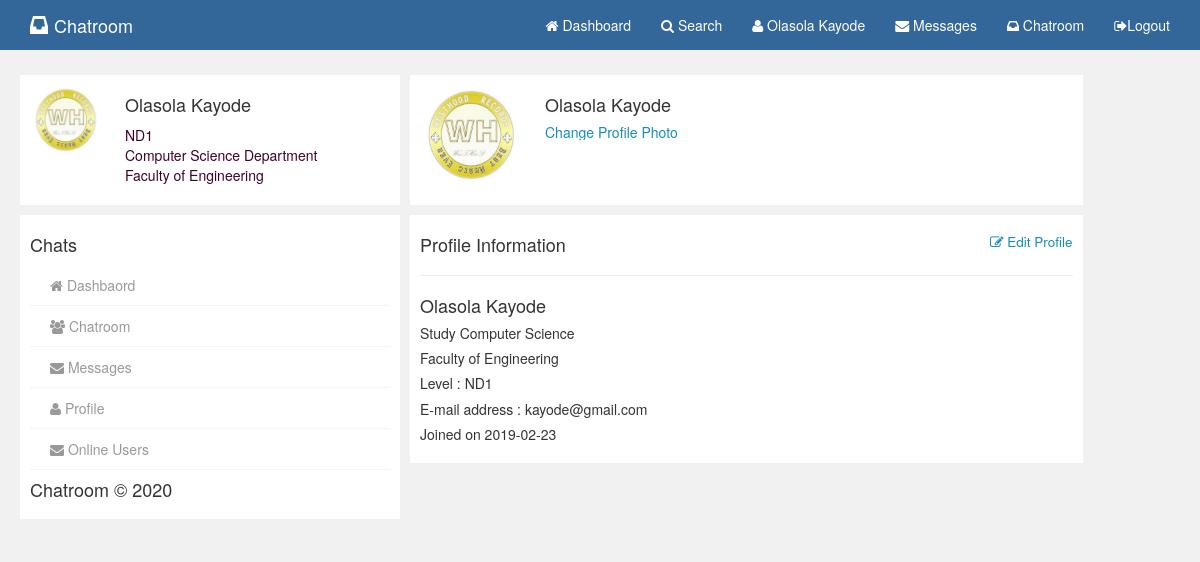
The page /profile.php (signed in) on the database its author committed.
### tables this page shows
CREATE TABLE `users` (
  `id` int(11) NOT NULL,
  `firstname` varchar(200) NOT NULL,
  `othername` varchar(120) NOT NULL,
  `level` varchar(50) NOT NULL,
  `department` varchar(50) NOT NULL,
  `faculty` varchar(50) NOT NULL,
  `email` varchar(200) NOT NULL,
  `password` varchar(50) NOT NULL,
  `dateposted` varchar(50) NOT NULL,
  `profile_pic` varchar(300) NOT NULL DEFAULT 'avatar_2x.png',
  `active` int(11) NOT NULL DEFAULT 1,
  `account_type` varchar(250) NOT NULL DEFAULT 'user'
);

### php/session.php (called while the page is built, shortened)
<?php
class AuthUser{
	public function checkAuthUser(){
		if (!empty($_SESSION['user_id'])) {
			return true;
		}
	}
	public function getUserDetails(){
		require 'connect.php';
		$this->user_id = $_SESSION['user_id'];
		$query = "SELECT * FROM users where id='$this->user_id'";
		$result = $winatech->query($query) or die($winatech->error.__LINE__);
		return $rows = mysqli_fetch_array($result);
	}
	public function nameOfUser(){
		return $this->getUserDetails()['firstname']. ' ' . $this->getUserDetails()['othername'];
	}
	public function profile_pic(){
		return $this->getUserDetails()['profile_pic'];
	}
}
$Auth = new AuthUser;

### profile.php (the view, shortened to what this page needs)
<?php
require 'php/connect.php';
require 'php/session.php';
$Auth->OnlineUsers();
$Auth->logUserOut();
?>
<!DOCTYPE html>
<html>
<head>
</head>
<body>
    <?php require 'pages/nav.php' ?>
    <section class="container-wrap">
        <div class="container wrap">
            <div class="row">
                <div class="col-md-4 col">
                    <?php require 'pages/leftside.php' ?>
                </div>
                <div class="col-md-7 col">
                    <?php include "pages/profile_header.php" ?>
                    <div class="gist-status">
                        <h4>Profile Information<small><a href="edit_profile.php"><span class="pull-right"><i class="fa fa-edit"></i> Edit Profile</span></a></small></h4>
                        <hr>
                        <h4><?php echo $Auth->nameOfUser() ?></h4>
                        <h5>Study <?php echo $Auth->getUserDetails()['department'] ?></h5>
                        <h5>Faculty of <?php echo $Auth->getUserDetails()['faculty'] ?></h5>
                        <h5>Level : <?php echo $Auth->getUserDetails()['level'] ?></h5>
                        <h5>E-mail address : <?php echo $Auth->getUserDetails()['email'] ?></h5>
                        <h5>Joined on <?php echo $Auth->getUserDetails()['dateposted'] ?></h5>
                    </div>
                </div>
            </div>
        </div>
    </section>
</body>
</html>

### pages/nav.php (shortened to what this page needs)
<?php $appname = "Chatroom" ?>
<nav class="navbar navbar-inverse navbar-fixed-top navbar-top">
    <div class="container">
        <div class="navbar-header">
            <?php if($Auth->checkAuthUser()) :?>
                <a class="navbar-brand navbar-link" href="dashboard.php"><i class="glyphicon glyphicon-inbox"></i><?php echo $appname ?></a>
            <?php elseif(!$Auth->checkAuthUser()) : ?>
                 <a class="navbar-brand navbar-link" href="index.php"><i class="glyphicon glyphicon-inbox"></i><?php echo $appname ?></a>
            <?php endif ?>
        </div>
        <div class="collapse navbar-collapse" id="navcol-1">
            <ul class="nav navbar-nav navbar-right">
                <?php if($Auth->checkAuthUser()) :?>
                    <li role="presentation"><a href="dashboard.php"><i class="fa fa-home"></i> Dashboard </a></li>
                    <li role="presentation"><a href="search.php"><i class="fa fa-search"></i> Search</a></li>
                    <li role="presentation"><a href="profile.php?user_id=<?php echo $Auth->getUserDetails()['id'] ?>&key=<?php echo md5($Auth->nameOfUser()) ?>"><i class="fa fa-user"></i> <?php echo ($Auth->nameOfUser()) ?> </a></li>
                    <li role="presentation"><a href="message.php"><i class="fa fa-envelope"></i> Messages </a></li>
                    <li role="presentation"><a href="chatroom.php?Chatroom=<?php echo $Auth->getUserDetails()['department'] ?>&key=<?php echo md5($Auth->getUserDetails()['department']) ?>&chat_type=room"><i class="fa fa-inbox"></i> Chatroom </a></li>
                    <li role="presentation"><a href="logout.php"><i class="fa fa-sign-out"></i>Logout </a></li>
                <?php elseif(!$Auth->checkAuthUser()) : ?>
                    <li class="active" role="presentation"><a href="login.php"><i class="fa fa-sign-in"></i> Login </a></li>
                    <li role="presentation"><a href="register.php"><i class="fa fa-user-plus"></i> Sign up</a></li>
                <?php endif ?>
            </ul>
        </div>
    </div>
</nav>

### pages/leftside.php
<div class="gist-status">
    <div class="media status-head">
        <div class="media-left">
            <a><img class="img-circle status-image" src="images/profile_pic/<?php echo $Auth->profile_pic() ?>" width="70" height="70"></a>
        </div>
        <div class="media-body">
            <div class="follow-head">
                <div class="col-sm-12">
                    <h4><?php echo ($Auth->nameOfUser()) ?> </h4>
                    <p class="text-left text-muted status-text"><?php echo $Auth->getUserDetails()['level'] ?></p>
                    <p class="text-left text-muted status-text"><?php echo $Auth->getUserDetails()['department'] ?> Department</p>
                    <p class="text-left text-muted status-text">Faculty of <?php echo $Auth->getUserDetails()['faculty'] ?></p>
                </div>
            </div>
        </div>
    </div>
</div>
<div class="gist-status">
    <ul>
        <h4>Chats</h4>
        <a href="dashboard.php"><li><i class="fa fa-home"></i> Dashbaord</li></a>
        <a href="chatroom.php?Chatroom=<?php echo $Auth->getUserDetails()['department'] ?>&key=<?php echo md5($Auth->getUserDetails()['department']) ?>&chat_type=room"><li><i class="fa fa-users"></i> Chatroom</li></a>
        <a href="message.php"><li><i class="fa fa-envelope"></i> Messages</li> </a>
        <a href="profile.php?user_id=<?php echo $Auth->getUserDetails()['id'] ?>&key=<?php echo md5($Auth->nameOfUser()) ?>"><li><i class="fa fa-user"></i> Profile</li> </a>
        <a href="online.php"><li><i class="fa fa-envelope"></i> Online Users</li> </a>
    </ul>
    <h4><?php echo $appname ?> © <?php echo date('Y') ?></h4>
</div>

### pages/profile_header.php
<div class="gist-status">
    <div class="media status-head">
        <div class="media-left">
            <a><img class="status-image" src="images/profile_pic/<?php echo $Auth->getUserDetails()['profile_pic'] ?>" width="100" height="100"></a>
        </div>
        <div class="media-body">
            <div class="follow-head">
                <div class="col-sm-12">
                    <h4><?php echo ($Auth->nameOfUser()) ?> </h4>
                    <h5 class="text-left text-muted status-text"><a href="profile_photo.php">Change Profile Photo</a></h5>
                </div>
            </div>
        </div>
    </div>
</div>

### assets/css/user.css (style rules this page uses)
body { background:rgb(241,241,241); }
.container-wrap { margin-top: 70px; }
.navbar { margin-bottom:0; border:none; }
.navbar-brand .glyphicon { margin-right:6px; }
ul.nav.navbar-nav.navbar-right li a { color: #fff; }
.navbar-top { background:#336699; color:#fff; }
a.navbar-brand.navbar-link { color:#fff; }
ul.nav.navbar-nav.navbar-right { color:#fff; }
.nav li { color:#fff; margin: 0 auto; }
.col { padding:5px; }
div.media.status-head { margin-bottom:10px; }
.status-text { padding:0px; margin-bottom:0px; color:#3e022a; }
.gist-status { padding:10px; background:#fff; margin-bottom: 10px; }
.status-image { padding:0px; }
.follow-head { overflow:hidden; }
.gist-status ul { margin: 0px; padding: 0px; }
.gist-status ul a { text-decoration: none; }
.gist-status ul li { list-style: none; color: #999; border-bottom: 1px solid #f4f4f4; padding: 10px 20px; }

### rows shown on the page
users: $Auth->nameOfUser() "Olasola Kayode", profile_pic (picture), level "ND1", department "Computer Science", faculty "Engineering", email "kayode@gmail.com", dateposted "2019-02-23"

### other values the page prints
$appname "Chatroom"
